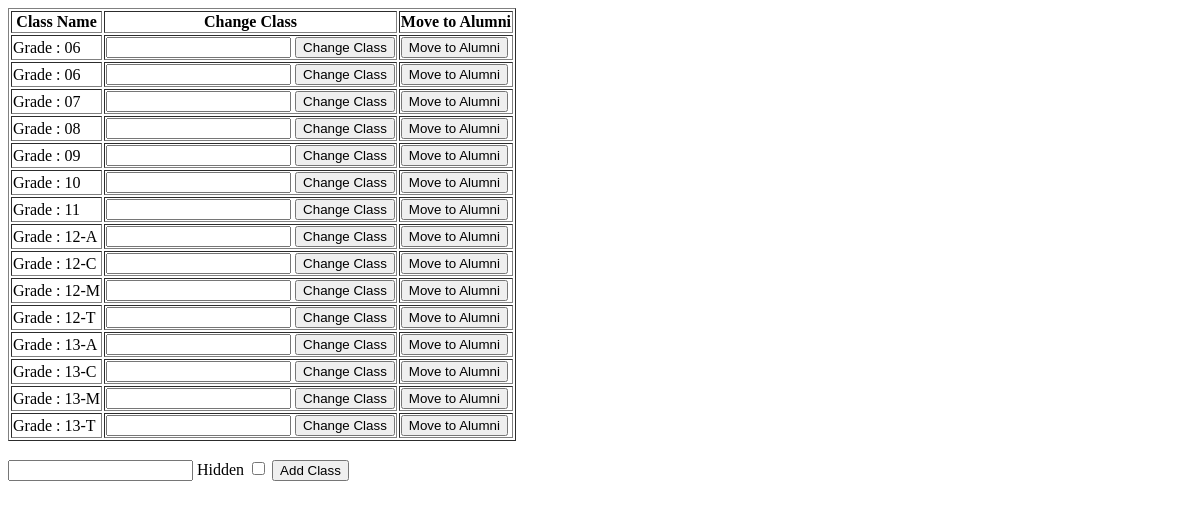
Before: /class/ with the older database file.
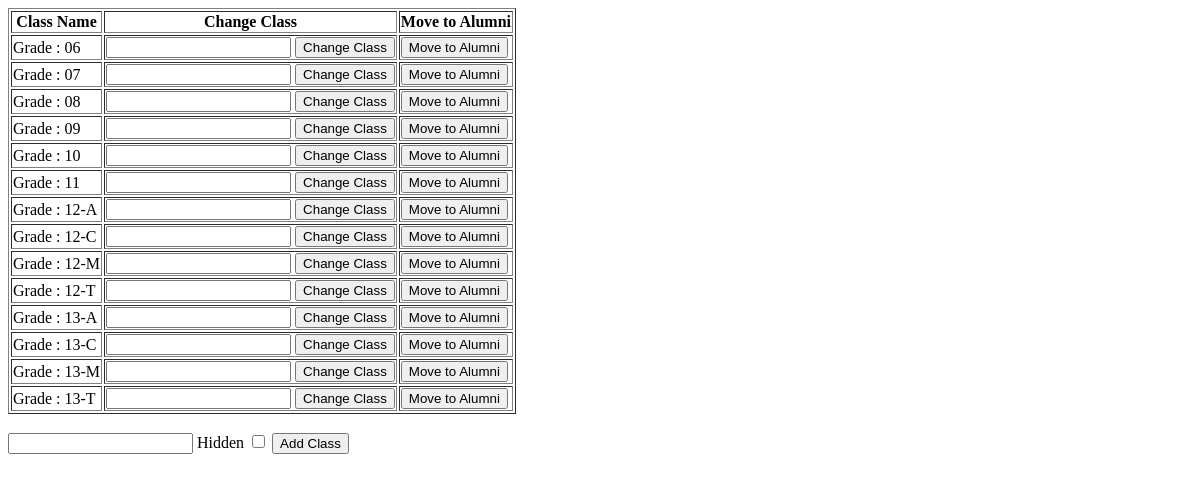
After: the same page with the newer database file.
### EDUInfoHandler/models.py (models this page shows)
class ClassInfo(models.Model):
    class_name = models.CharField(max_length=10)  # 8-B, 10-A
    visibility = models.BooleanField(default=True)

### EDUInfoHandler/views.py (the view, shortened to what this page needs)
# urls.py: path('class/', ClassView.as_view(), name="ClassView"),
class ClassView(View):
    def get(self, request):
        log_file('Rendering current classes')
        current_classes = ClassInfo.objects.filter(visibility=True).order_by('class_name')
        return render(request, template_name="class_view_and_edit.html", context={
            'current_classes' : current_classes
        })

### manage.py (called while the page is built)
def log_file(string):
    if settings.DEBUG:
        with open('log.txt', 'a') as f:
            f.write(f'[{datetime.now().strftime("%d/%m/%Y %H:%M:%S")}] {string} \n')

### EDUInfoHandler/templates/class_view_and_edit.html (shortened to what this page needs)
<!DOCTYPE html>
<html lang="en">
<head>
</head>
<body>
    <table border="1">
        <th>Class Name</th><th>Change Class</th><th>Move to Alumni</th>
        {% for class_info in current_classes %}
        <tr>
            <td>Grade : {{class_info.class_name}}</td>
            <td>
                <form action="" method="post">
                    <input type="text" minlength="1" name="update_class_name">
                    <input type="submit" value="Change Class">
                </form>
            </td>
            <td>
                <form action="" method="post">
                    <input type="submit" value="Move to Alumni">
                </form>
            </td>
        </tr>
        {% endfor %}
    </table>
    <br>
    <form action="" method="post">
        <input type="text" name="new_class_name">
        Hidden
        <input type="checkbox" name="visibility">
        <input type="submit" value="Add Class">
    </form>
</body>
</html>

Changed rows visible on the page:
removed ClassInfo: class_name "06"
